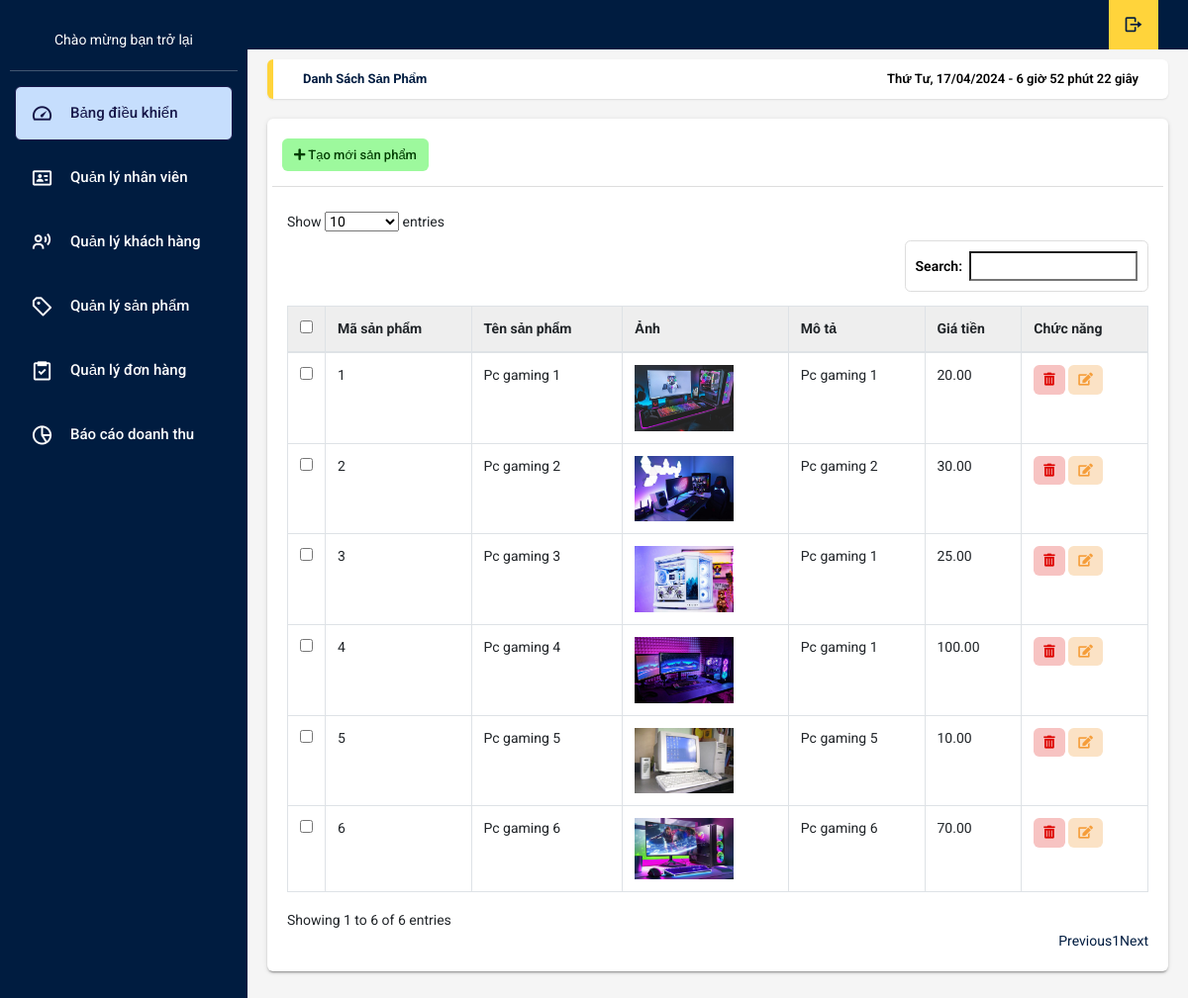
The page /app/danhsachsanpham.php on the database its author committed.
### tables this page shows
CREATE TABLE `products` (
  `product_id` int(11) NOT NULL,
  `product_name` varchar(100) NOT NULL,
  `description` text DEFAULT NULL,
  `price` decimal(10,2) NOT NULL,
  `image` varchar(255) DEFAULT NULL
);

### app/controller/admincontroller.php (called while the page is built, shortened)
<?php
require_once(__DIR__ . '/../models/productmodel.php');
class admincontroller
{
    public function index()
    {
        $productModel = new ProductModel();
        $products = $productModel->getAllProducts();
        require_once('views/admin/danhsachsanpham.php');
    }
}

### app/danhsachsanpham.php (called while the page is built)
<?php
require_once('controller/admincontroller.php');
$productcontroller = new admincontroller();
$productcontroller->index();
?>

### app/models/database.php (called while the page is built, shortened)
<?php
class Database {
    private $host = 'localhost';
    private $db_name = 'website_php';
    private $username = 'root';
    private $password = '';
    public function __construct() {
        try {
            $this->conn = new PDO('mysql:host=' . $this->host . ';dbname=' . $this->db_name, $this->username, $this->password);
        } catch(PDOException $e) {
            echo 'Connection Error: ' . $e->getMessage();
        }
    }
}
?>

### app/models/productmodel.php (called while the page is built, shortened)
<?php
require_once('database.php');
class ProductModel extends database
{
    public function getAllProducts()
    {
        $sql = "SELECT * FROM products";
        $stmt = $this->conn->prepare($sql);
        $stmt->execute();
        return $stmt->fetchAll(PDO::FETCH_ASSOC);
    }
}

### app/views/admin/danhsachsanpham.php (the view, shortened to what this page needs)
<!DOCTYPE html>
<html lang="en">
<head>
  <link rel="stylesheet" type="text/css" href="../assets/css/admin/main.css">
  <link rel="stylesheet" href="https://cdn.jsdelivr.net/npm/boxicons@latest/css/boxicons.min.css">
  <link rel="stylesheet" href="https://unpkg.com/boxicons@latest/css/boxicons.min.css">
  <link rel="stylesheet" type="text/css" href="https://maxcdn.bootstrapcdn.com/font-awesome/4.7.0/css/font-awesome.min.css">
  <link rel="stylesheet" href="https://use.fontawesome.com/releases/v5.8.2/css/all.css">
  <link rel="stylesheet" href="https://cdnjs.cloudflare.com/ajax/libs/jquery-confirm/3.3.2/jquery-confirm.min.css">
</head>
<body onload="time()" class="app sidebar-mini rtl">
  <header class="app-header">
    <ul class="app-nav">
      <li><a class="app-nav__item" href="main.php"><i class='bx bx-log-out bx-rotate-180'></i> </a>
      </li>
    </ul>
  </header>
  <aside class="app-sidebar">
    <div class="app-sidebar__user">
      <div>
        <p class="app-sidebar__user-designation">Chào mừng bạn trở lại</p>
      </div>
    </div>
    <hr>
    <ul class="app-menu">
      <li><a class="app-menu__item active" href="index.html"><i class='app-menu__icon bx bx-tachometer'></i><span class="app-menu__label">Bảng điều khiển</span></a></li>
      <li><a class="app-menu__item " href="table-data-table.html"><i class='app-menu__icon bx bx-id-card'></i> <span class="app-menu__label">Quản lý nhân viên</span></a></li>
      <li><a class="app-menu__item" href="#"><i class='app-menu__icon bx bx-user-voice'></i><span class="app-menu__label">Quản lý khách hàng</span></a></li>
      <li><a class="app-menu__item" href="danhsachsanpham.php"><i class='app-menu__icon bx bx-purchase-tag-alt'></i><span class="app-menu__label">Quản lý sản phẩm</span></a>
      </li>
      <li><a class="app-menu__item" href="table-data-oder.html"><i class='app-menu__icon bx bx-task'></i><span class="app-menu__label">Quản lý đơn hàng</span></a></li>
      <li><a class="app-menu__item" href="quan-ly-bao-cao.html"><i class='app-menu__icon bx bx-pie-chart-alt-2'></i><span class="app-menu__label">Báo cáo doanh thu</span></a>
      </li>
  </aside>
  <main class="app-content">
    <div class="app-title">
      <ul class="app-breadcrumb breadcrumb side">
        <li class="breadcrumb-item active"><a href="#"><b>Danh sách sản phẩm</b></a></li>
      </ul>
      <div id="clock"></div>
    </div>
    <div class="row">
      <div class="col-md-12">
        <div class="tile">
          <div class="tile-body">
            <div class="row element-button">
              <div class="col-sm-2">
                <a class="btn btn-add btn-sm" href="views/admin/addsanpham.php" title="Thêm"><i class="fas fa-plus"></i>
                  Tạo mới sản phẩm</a>
              </div>
            </div>
            <table class="table table-hover table-bordered" id="sampleTable">
              <thead>
                <tr>
                  <th width="10"><input type="checkbox" id="all"></th>
                  <th>Mã sản phẩm</th>
                  <th>Tên sản phẩm</th>
                  <th>Ảnh</th>
                  <th>Mô tả</th>
                  <th>Giá tiền</th>
                  <th>Chức năng</th>
                </tr>
              </thead>
              <tbody class="product-list">
                <?php foreach ($products as $product) { ?>
                  <tr class="product">
                    <td width="10"><input type="checkbox" name="check1" value="1"></td>
                    <td><?php echo $product['product_id']; ?></td>
                    <td><?php echo $product['product_name']; ?></td>
                    <td><img src="../images/hinh/<?php echo $product['image']; ?>" alt="" width="100px;"></td>
                    <td><?php echo $product['description']; ?></td>
                    <td><?php echo $product['price']; ?></td>
                    <td>
                    <button class="btn btn-primary btn-sm trash" type="button" title="Xóa" onclick="deleteProduct(<?php echo $product['product_id']; ?>)"><i class="fas fa-trash-alt"></i></button>
<button class="btn btn-primary btn-sm edit" type="button" title="Sửa" onclick="redirectToEdit(<?php echo $product['product_id']; ?>)">
    <i class="fas fa-edit"></i>
</button>
                    </td>
                  </tr>
                <?php } ?>
              </tbody>
            </table>
          </div>
        </div>
      </div>
    </div>
  </main>
</body>
</html>

### rows shown on the page
products: product_id "1", product_name "Pc gaming 1", image (picture), description "Pc gaming 1", price "20.00"
products: product_id "2", product_name "Pc gaming 2", image (picture), description "Pc gaming 2", price "30.00"
products: product_id "3", product_name "Pc gaming 3", image (picture), description "Pc gaming 1", price "25.00"
products: product_id "4", product_name "Pc gaming 4", image (picture), description "Pc gaming 1", price "100.00"
products: product_id "5", product_name "Pc gaming 5", image (picture), description "Pc gaming 5", price "10.00"
products: product_id "6", product_name "Pc gaming 6", image (picture), description "Pc gaming 6", price "70.00"
